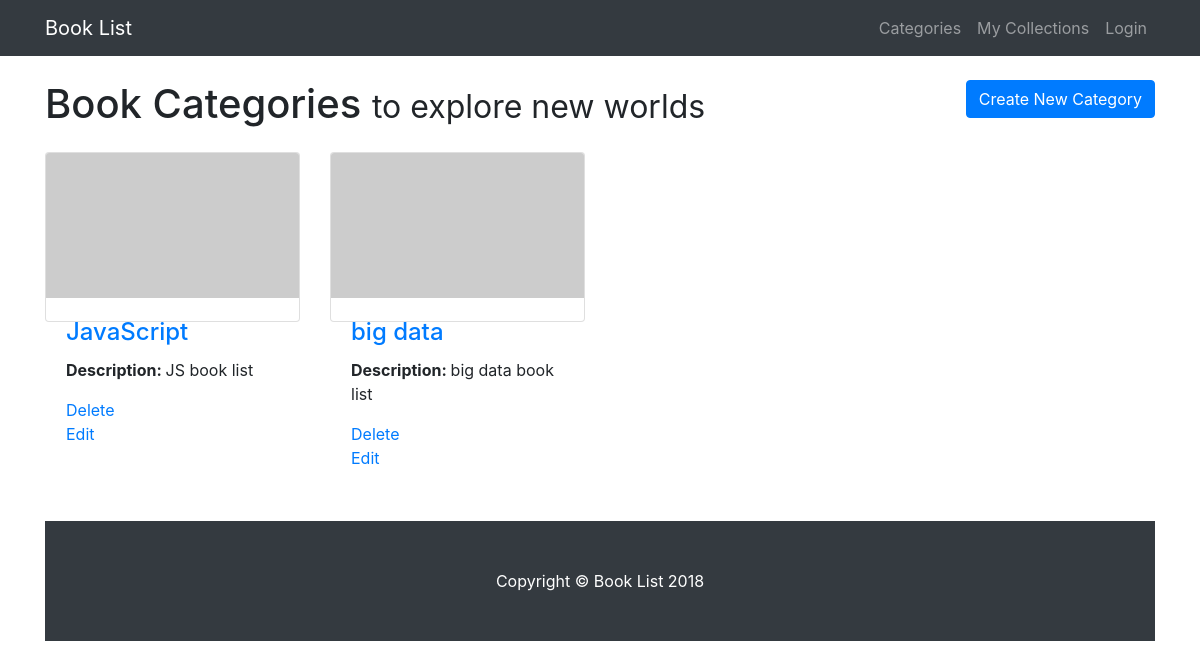
The page /category on the database its author committed.
### database_setup.py (models this page shows, shortened)
class Category(Base):
    __tablename__ = 'category'
    id = Column(Integer, primary_key=True)
    name = Column(String(250), nullable=False)
    desc = Column(String(400))
    user_id = Column(String(250), ForeignKey('user.id'))
    user = relationship(User)

### project.py (the view)
@app.route('/')
@app.route('/category')
def categories():
    categories = session.query(Category).order_by(Category.name).all()
    return render_template(
        'categories.html',
        categories=categories,
        session=login_session
    )

### templates/categories.html
{% extends "main.html" %}
{% block content %}
    {% include "header.html" %}
      <div class="container">
        <h1 class="my-4">Book Categories
          <small>to explore new worlds</small>
          <a class="btn btn-primary" href="{{url_for('newCategory')}}" role="button" style="float: right;">Create New Category</a>
        </h1>
        <div class="row">
            {% for category in categories %}
                <div class="col-lg-3 col-md-4 col-sm-6 portfolio-item">
                    <div class="card h-50">
                    <a href="{{url_for('categoryBooks', category_id=category.id)}}"><img class="card-img-top" src="http://placehold.it/700x400" alt=""></a>
                    <div class="card-body">
                        <h4 class="card-title">
                        <a href="{{url_for('categoryBooks', category_id=category.id)}}">{{category.name}}</a>
                        </h4>
                        <p class="card-text"><b>Description: </b>{% if category.desc %}{{category.desc[:100]}}{% else %}None{% endif %}</p>
                        <a href="{{url_for('deleteCategory', category_id=category.id)}}">Delete</a>
                        <br>
                        <a href="{{url_for('editCategory', category_id=category.id)}}">Edit</a>
                    </div>
                    </div>
                </div>
            {% endfor %}
        </div>
{% endblock %}

### static/4-col-portfolio.css (style rules this page uses)
body { padding-top: 54px; }
@media (min-width: 992px) { body { padding-top: 56px; } }
.portfolio-item { margin-bottom: 30px; }

### rows shown on the page
Category: name "JavaScript", desc "JS book list"
Category: name "big data", desc "big data book list"
